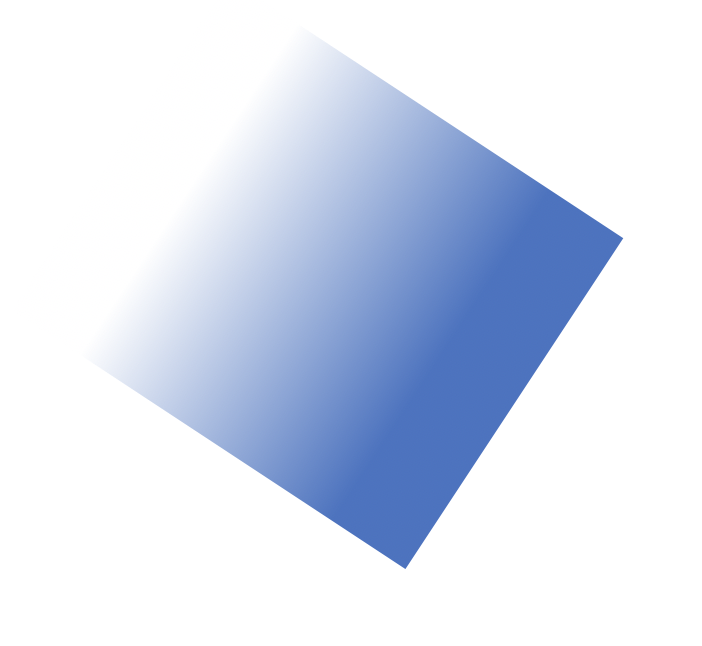
#> input picture midterms/MidtermA/L1-A.png, 702 x 646 px
$ jupyter execute --allow-errors CV-2020-Midterm-Exam-A.ipynb   (shell and % lines are left out)
#> lines starting #> are read from the running program, lines starting #| are printed output that depends on the picture
[cell 1]
import matplotlib.pyplot as plt
import numpy as np
import cv2
import pickle

# to store your answers
answers = {}

### Read this First

#### We have provided a cell for each of the short and long questions. In some cases the cell also defines useful values. Please do not add additional cells.

#### We've given an example of what we'd like to see in the first two cells as an example. Please print your answers from the computational cell to appear after it.  If there are two elements, print both one after the other.

### What to hand in
#### CV-2020-Midterm-Exam-A.ipynb and answers.pkl(it will be automatically generated as you finish everything and run till the end)

### Some functions you might find useful

[cell 2]
def sk(v) :
  """ Computes the skew-symmetric matrix given a vector v
      Args:
        v: Vector containing 3 values [v0, v1, v2]
      Return:
        sk: Skew symmetric matrix form of vector v
            [0,  -v2,  v1]
            [v2,   0, -v0]
            [-v1, v0,   0]
  """
  return np.array([[0,-v[2],v[1]],[v[2],0,-v[0]],[-v[1],v[0],0]])

### Example Question and Answer

**Q1: What is the product of the matrix H and vector x in the cell below?**

[cell 3]
H = np.ones((3,3))
x = np.array([1,1,1])
print(H@x)

## Short Questions (4 pts each, 20 pts total)

**1. Given the homography [1,2,3;4,5,6;7,8,9], what is the projection of the point [1,2]. Please print the resulting 2d coordinate vector from the projective coordinates.**

[cell 4]
H = np.array([[1,2,3],[4,5,6],[7,8,9]])
p = np.array([1,2])

#TODO: compute pp, which should be a numpy array of shape(2,). Please do not change the shape of answer, otherwise it will be autograded as incorrect
pp = np.zeros((2,))
pph = H @ np.append(p, 1)
pp[:] = pph[0:2]/pph[-1]
print(pp)

# store the answer. Do not modify this
answers['short1'] = pp # worth 4 points

**2. Given the convolution kernel S = [0,0,1,2,4,8,4,2,1,0,0] and the derivative kernel  D = [1,-1], compute
(1) the single kernel that combines smoothing by S and computing the derivative as a single kernel.
(2) the single kernel that combines smoothing by S and computing the second derivative as a single kernel.**

[cell 5]
S = np.array([ 1, 2, 4, 8, 4, 2, 1])
D = np.array([1,-1])
D2 = np.convolve(D, D, mode='full')

#TODO: compute S1 and S2, i.e. the kernels in (1) and (2)
S1 = np.zeros((8,))
S2 = np.zeros((9,))

S1 = np.convolve(D, S, mode='same')
S2 = np.convolve(D2, S, mode='same')
print(S1)
print(S2)

# store the answer. Do not modify this
answers['short2'] = {}
answers['short2']['S1'] = S1 # worth 2 points
answers['short2']['S2'] = S2 # worth 2 points

**3.Find the harris corner response given the gradient values in the variable SQ3 using a k value of 0.05. Round to the nearest 100 (use round(X,-2))**

[cell 6]
SQ3 = np.array([[1,2],[2,3],[1,3],[-5, 4],[2, 3],[4, -4],[-1,-1]])

#TODO: compute edgeresponse
edgeresponse = 0.0
k = 0.05

# find the H matrix
grad_x2 = np.sum(SQ3[:,0]**2)
grad_xy = np.sum(SQ3[:,0] * SQ3[:,1])
grad_y2 = np.sum(SQ3[:,1]**2)
H = np.array([[grad_x2, grad_xy], [grad_xy, grad_y2]])

# eigenvalues and compute the response
eigs = np.linalg.eigvals(H)
edgeresponse = eigs[0]*eigs[1] - k*(eigs[0] + eigs[1])**2

print(round(edgeresponse, -2))

# store the answer. Do not modify this
answers['short3'] = round(edgeresponse,-2) # worth 4 points

**4. Compute the F matrix from the values given below and then compute the coefficients of the epipolar line in the left image for the point [3, 4] in the right image**

K = [10, 0, 0; 0, 10, 0; 0, 0, 1];  T = [1,1,1];  R = I

[cell 7]
K = np.array([[10,0,0],[0,10,0],[0,0,1]])
invK = np.linalg.inv(K)
T = np.array([1,1,1])
R = np.identity(3)

#TODO: Compute F and compute line parameters
F = np.zeros((3,3))
E = sk(T) @ R
F = invK @ E @ invK

lineresultasarray = np.zeros((3,))
pt = np.array([3, 4, 1])
lineresultasarray = F @ pt


print(F)
print(lineresultasarray)

# store the answer. Do not modify this
answers['short4'] = {}
answers['short4']['F'] = F # 2 points
answers['short4']['epipolar'] = lineresultasarray # 2 points

**5.Project the point [0,0,0] given the following intrinsic, extrinsic camera parameters:**

Scale parameters = 10;

Optical center = (100, 100)

Rotation by 90 degrees around the z axis

Translation value of [0,0, 500]

[cell 8]
# helpful functions
rotatex = lambda phi: np.array([[1, 0, 0],[0, np.cos(phi), -np.sin(phi)], [0, np.sin(phi), np.cos(phi)]])
rotatey = lambda theta: np.array([[np.cos(theta), 0, np.sin(theta)],[0, 1, 0],[-np.sin(theta), 0, np.cos(theta)]])
rotatez = lambda xi: np.array([[np.cos(xi), -np.sin(xi), 0],[np.sin(xi), np.cos(xi), 0], [0, 0, 1]])

# given
p = np.array([0,0,0,1])
K = np.array([[10, 0, 100],[0, 10, 100],[0,0,1]])
t = np.array([[0,0, 500]])
R = rotatez(np.pi/2)


# Compute camera model matrix M and project point to coordinates u and v
M = np.zeros((3,4))
pp = np.zeros((2,))

Mint = np.hstack((K, np.zeros((3,1))))
Mext = np.eye(4)
Mext[0:3,0:3] = R
Mext[0:3,-1] = t

M = Mint @ Mext
pp_unscaled = M @ p
pp = pp_unscaled[0:2]/pp_unscaled[-1]

print(M)
print(pp)

# store the answer. Do not modify this
answers['short5'] = {}
answers['short5']['M'] = M # 2 points
answers['short5']['pp'] = pp # 2 points

### **Long Questions (5 pts each, 15 pts total)**

**1. Given the image L1,  compute the histogram of directions of nonzero gradients (not weighted by gradient magnitude). Use a derivative of Gaussian filter with sigma of 1.0. Your histogram should quantize to 4 quadrants -- 0 to 90, 91-180, 181-270, and 271-360. Print the histogram rounded to the nearest 10.**

[cell 9]
L1 = cv2.cvtColor(cv2.imread('L1-A.png'), cv2.COLOR_BGR2GRAY)
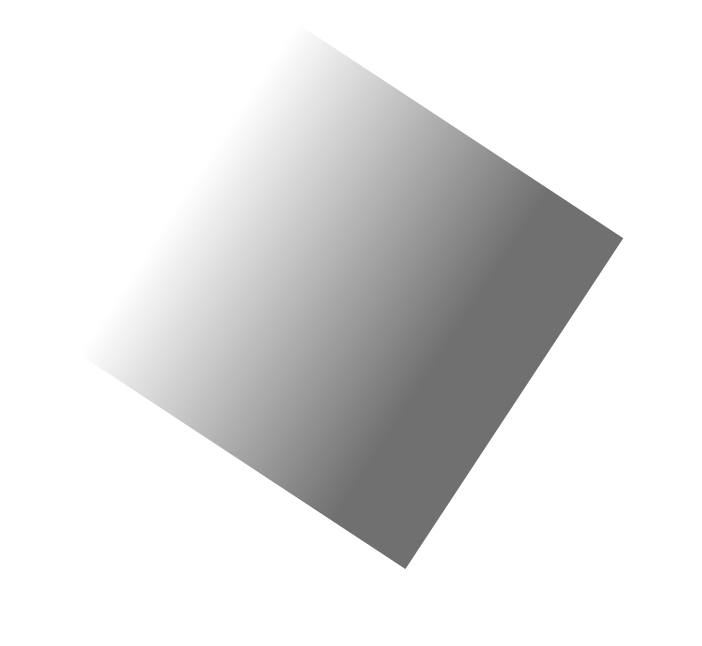
#> L1: shape (646, 702); min 111, max 255, mean 225.1
plt.imshow(L1, cmap='gray')

[cell 10]
from scipy.ndimage import gaussian_filter

#todo: compute dir
sigma = 1
grad_y = gaussian_filter(L1, (sigma, 0), order=1)
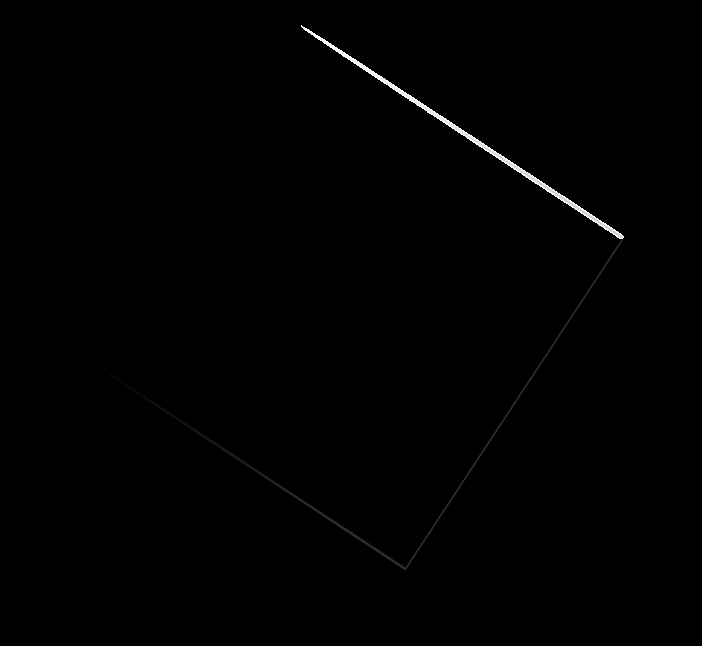
#> grad_y: shape (646, 702); min 0, max 255, mean 1.1
grad_x = gaussian_filter(L1, (0, sigma), order=1)
mag = np.sqrt(grad_x**2 + grad_y**2)
dir = np.arctan2(grad_y, grad_x)

histogram = np.zeros(4)
histogram[0] = np.count_nonzero((dir <= np.pi/2) & (dir >= 0) & (mag > 0))
histogram[1] = np.count_nonzero((dir <= np.pi) & (dir > np.pi/2) & (mag > 0))
histogram[2] = np.count_nonzero((dir <= -np.pi/2) & (dir >= -np.pi) & (mag > 0))
histogram[3] = np.count_nonzero((dir < 0) & (dir > -np.pi/2) & (mag > 0))
print(np.round(histogram,-2))

# store the answer. Do not modify this
answers['long1'] = np.round(histogram,-2) # 5 points

**2. Compute SAD, SSD, and NCC of two image patches L2a and L2b**

[cell 11]
L2a = cv2.cvtColor(cv2.imread('L2a-A.png'), cv2.COLOR_BGR2GRAY)
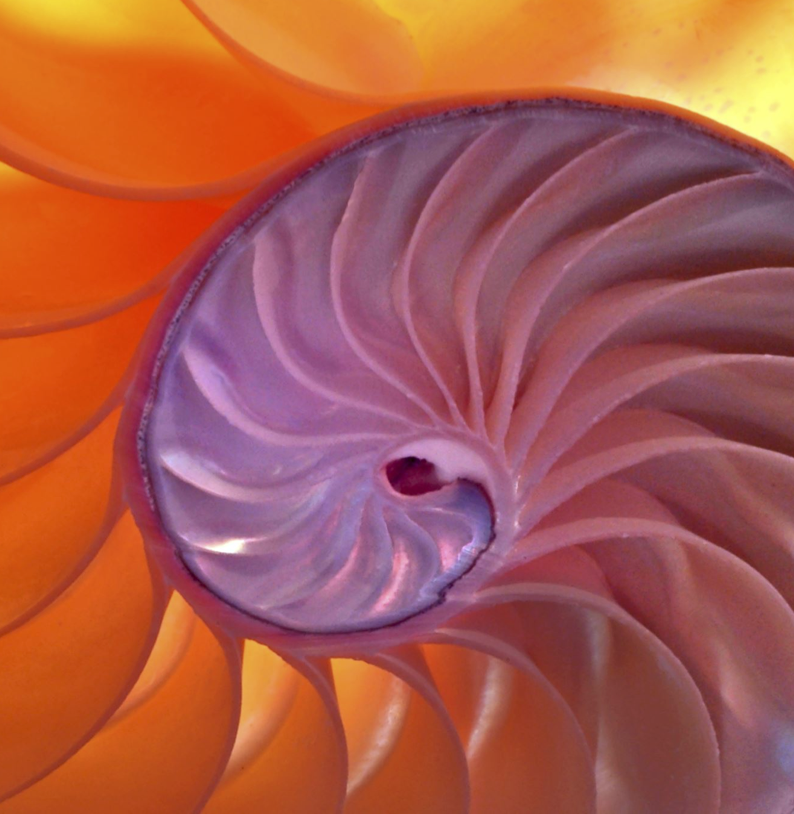
#> input picture midterms/MidtermA/L2a-A.png, 794 x 814 px
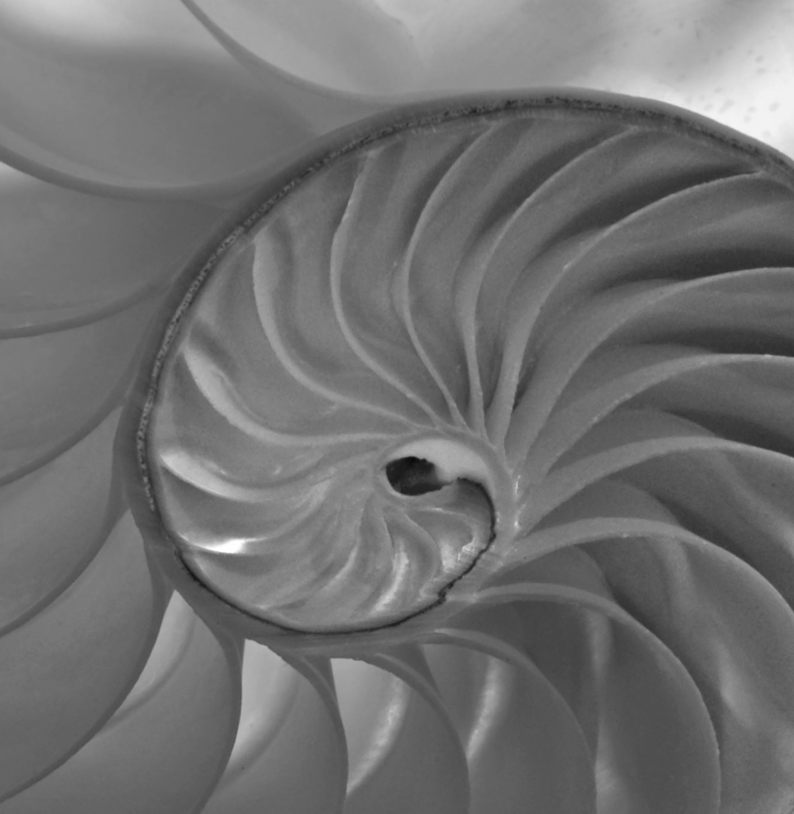
#> L2a: shape (814, 794); min 8, max 255, mean 112.1
L2b = cv2.cvtColor(cv2.imread('L2b-A.png'), cv2.COLOR_BGR2GRAY)
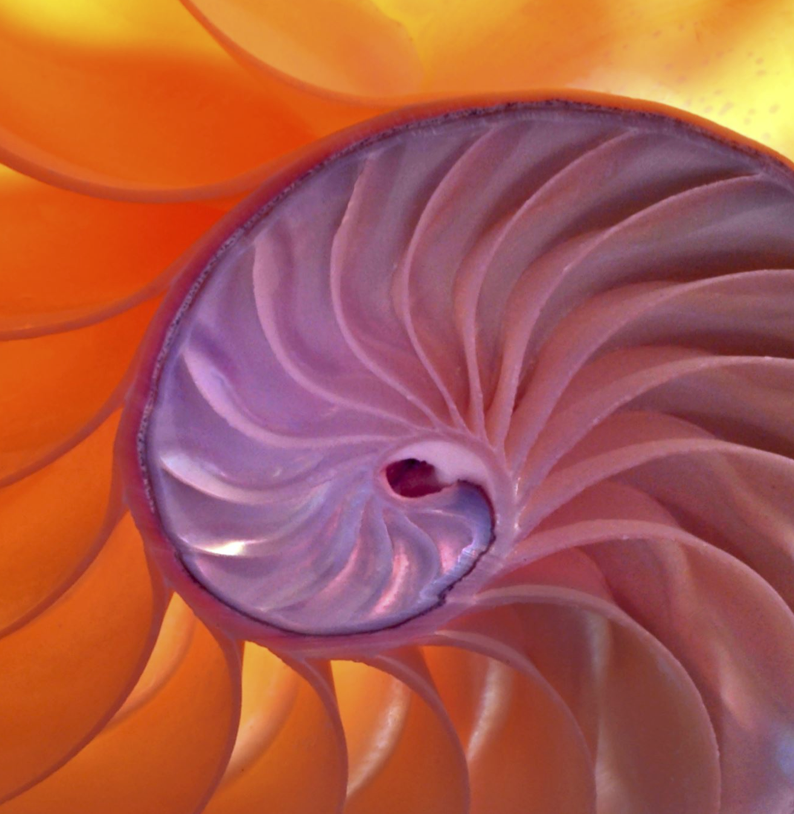
#> input picture midterms/MidtermA/L2b-A.png, 794 x 814 px
#> L2b: shape (814, 794); min 8, max 255, mean 112.2
plt.imshow(np.concatenate((L2a, L2b), axis=1), cmap='gray')

#TODO: compute SAD, SSD, and NCC
SAD = np.abs(L2a - L2b).sum()
#> SAD = 71809436
SSD = np.sqrt(np.sum((L2a - L2b)**2))
#> SSD = 3136.2
NCC = np.sum(L2a * L2b)/np.linalg.norm(L2a)/np.linalg.norm(L2b)
#> NCC = 0.00931


print("SAD: ", round(SAD, 2))
#| SAD:  71809436
print("SSD: ", round(SSD, 2))
#| SSD:  3136.16
print("NCC: ", round(NCC, 2))
#| NCC:  0.01

# store the answer. Do not modify this
answers['long2'] = {}
answers['long2']['SAD'] = round(SAD, 2) # 2 points
answers['long2']['SSD'] = round(SSD, 2) # 1.5 points
answers['long2']['NCC'] = round(NCC, 2) # 1.5 points
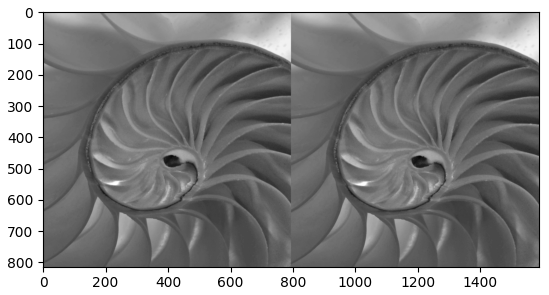
#> figure drawn by matplotlib, 1 panel

**3. Given the two images L2a and L2b above, compute the direction of motion expressed as an angle in degrees rounded to the nearest 10 degrees (i.e. 0, 10, 20, 30 etc) . Use round with parameter -1, and filter both images with gaussian sigma=2 before computing gradients.**

**Hint: To solve for this, recall the optical flow equation $Ad=b$, where $A$ is the $n\times 2$ matrix of spatial gradients, $d$ is the $[u, v]$ motion between the two images, and $b$ is the difference between the two images after Gaussian filtering.**

[cell 12]
sigma = 2
L2ag = gaussian_filter(L2a, sigma, order=0)
L2bg = gaussian_filter(L2b, sigma, order=0)

i_y, i_x = np.gradient(L2ag)
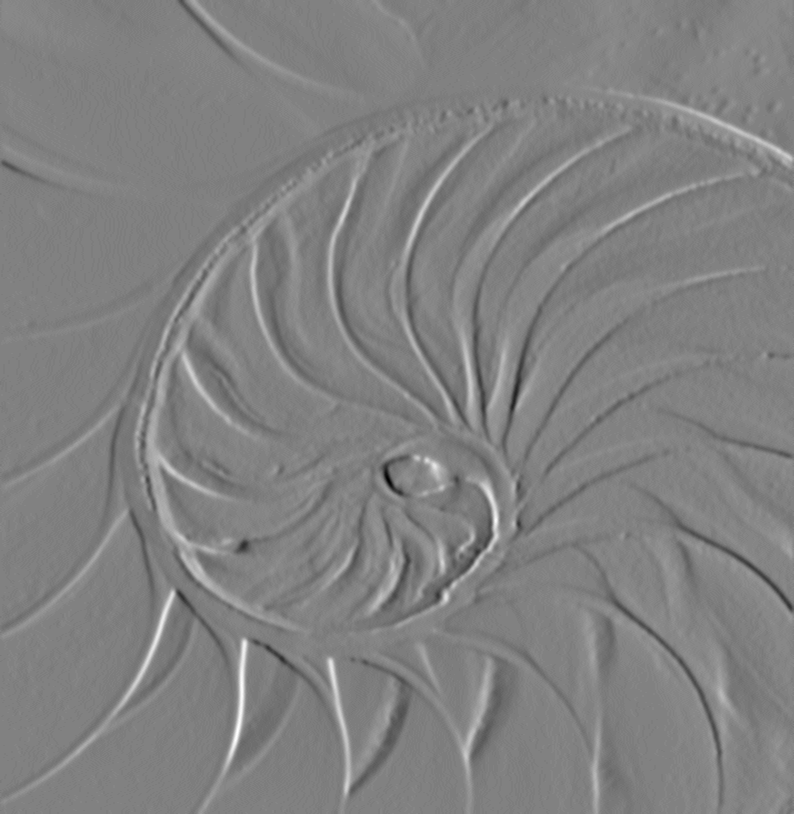
#> i_x: shape (814, 794) float64; min -17.5, max 17, mean 0.00685; drawn with min black and max white
i_t = L2ag - L2bg #TODO: compute image difference
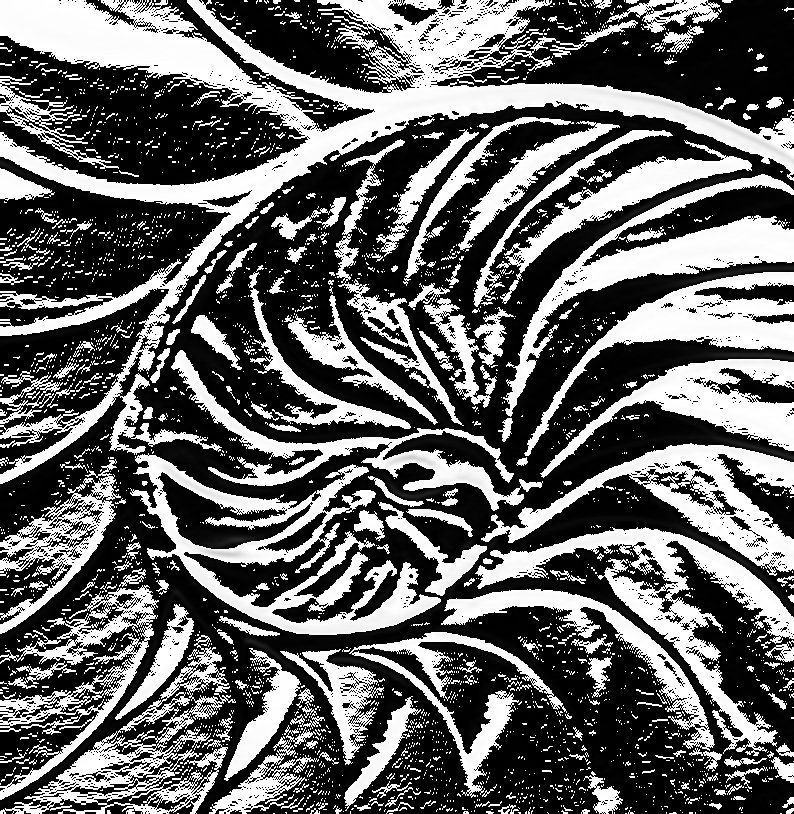
#> i_t: shape (814, 794); min 0, max 255, mean 100.2

#> (the rest of this cell did not finish here and is left out)
